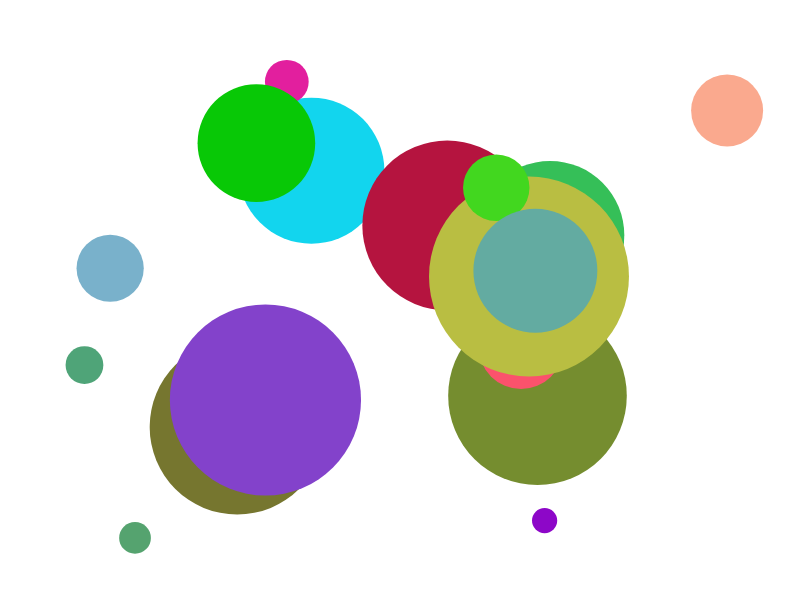
Frame 1 (no input)
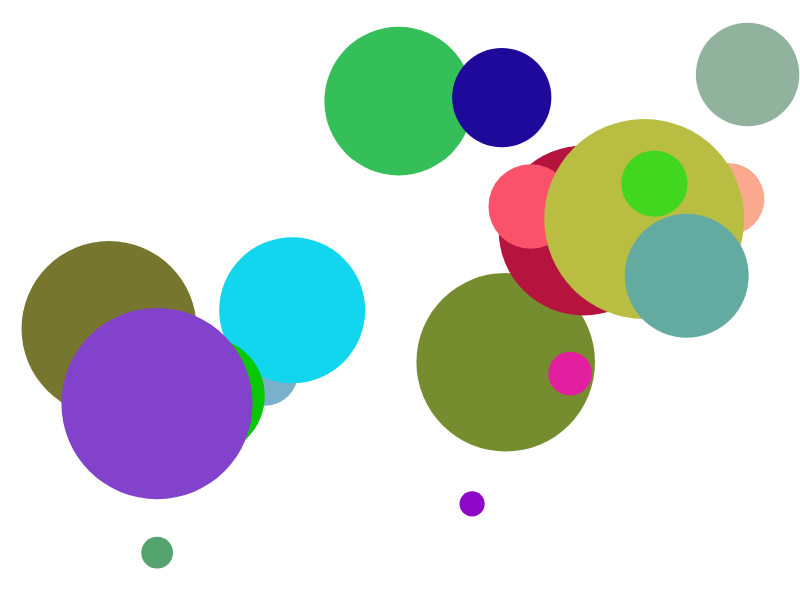
Frame 60 (no input)
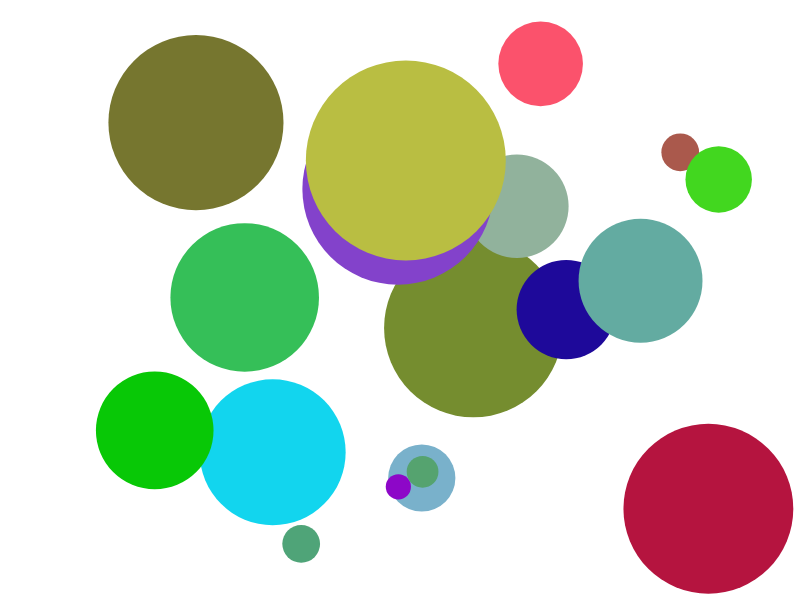
Frame 120 (the mouse pressed at the canvas centre since frame 60)

The p5.js sketch that drew these frames (run headless with seeded random() and noise() and a simulated clock; from frame 60 on, the mouse is pressed at the canvas centre):

// p5.js sketch
// ── sketch.js
let spheres = []; // array to hold many spheres
let numspheres = 20;

// here's the class for Ball
class Ball {
    // the constructor is like setup()
    // it's called only once when the object is first created
    constructor() {
        // data local to the instance is identified
        // by 'this' - like 'this object's variable' 
        this.diam = random(20, 200);

        this.col = color(random(255), random(255), random(255));

        this.xpos = random(this.diam, width - this.diam);
        this.ypos = random(this.diam, height - this.diam);

        this.xspeed = random(-5, 5);
        this.yspeed = random(-5, 5);
    }
    // method to update the position
    update() {
        this.xpos += this.xspeed;
        this.ypos += this.yspeed;
    }
    // method to check if there is a wall collision
    wallCheck() {
        if (this.xpos >= width - this.diam / 2 || this.xpos <= this.diam / 2) {
            this.xspeed = -this.xspeed;
        }
        if (this.ypos >= height - this.diam / 2 || this.ypos <= this.diam / 2) {
            this.yspeed = -this.yspeed;
        }
    }
    // method to draw the ball
    render() {
        noStroke();
        fill(this.col);
        ellipse(this.xpos, this.ypos, this.diam);
    }
}

function setup() {
    createCanvas(800, 600);
    for (let i = 0; i < numspheres; i++) {
        spheres.push(new Ball());
    }
}

function draw() {
    background(255);
    // call the methods in the object
    for (let i = 0; i < spheres.length; i++) {
        spheres[i].update();
        spheres[i].wallCheck();
        spheres[i].render();
    }
}
